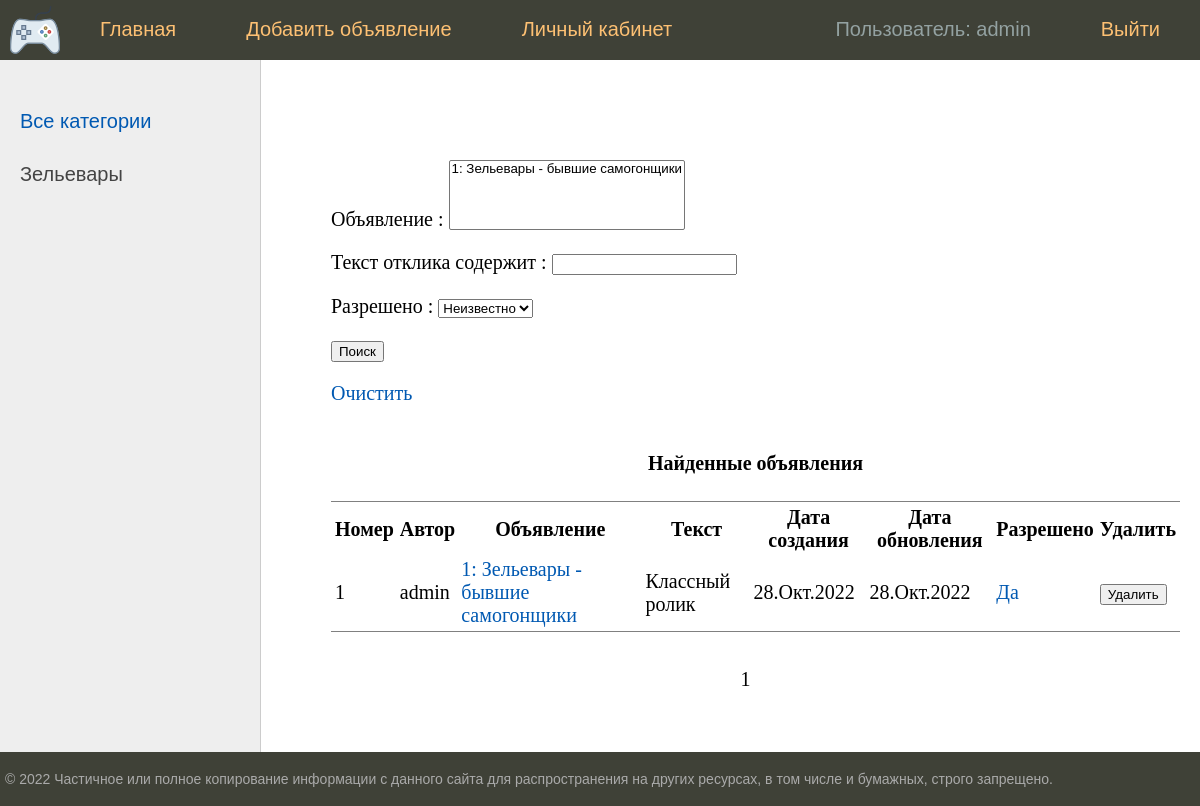
/lk/ (signed in), run on an earlier commit of the app's database.
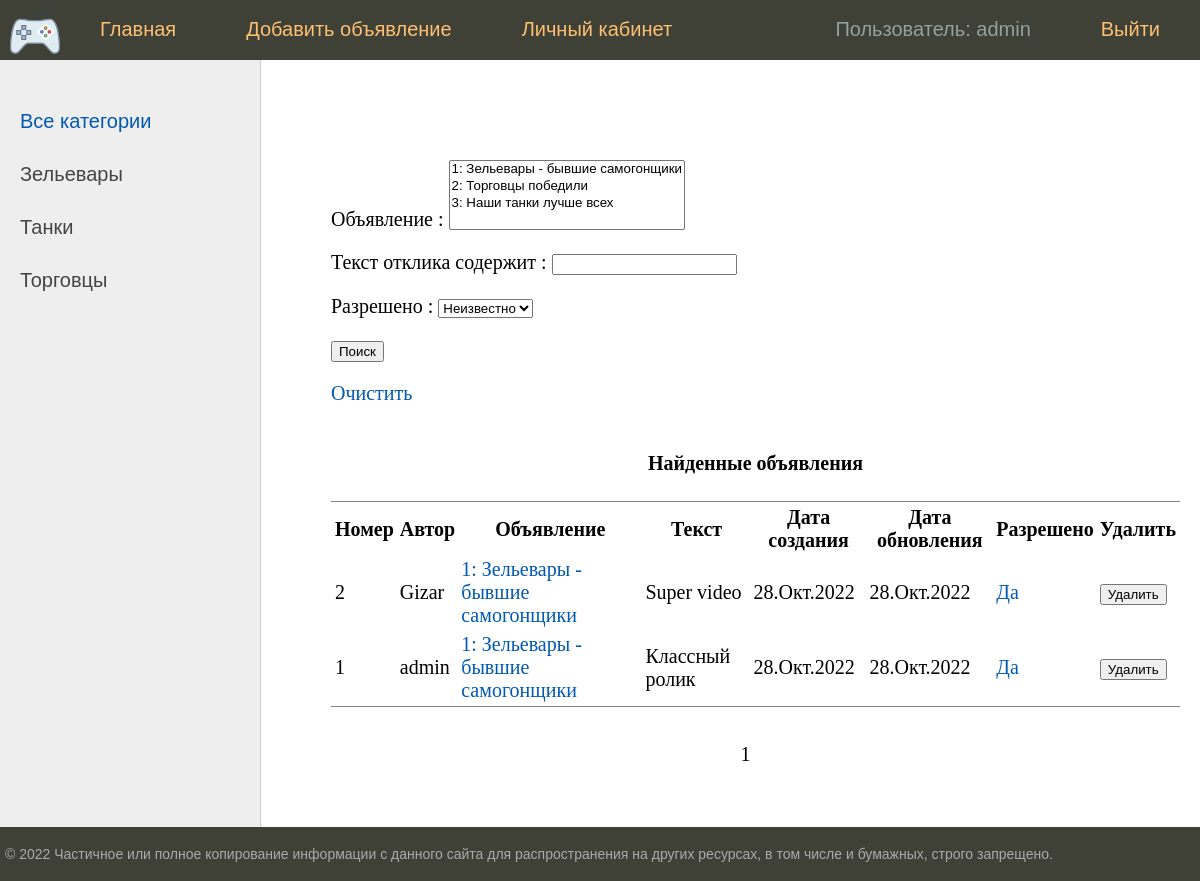
And on a later commit of the database.
### bboard/models.py (models this page shows, shortened)
class Category(models.Model):
    name = models.CharField(
        max_length=64,
        unique=True,
        verbose_name='Категория',
        help_text='Имя категории длинной не более 64 символов ',
    )
    slug = models.SlugField(max_length=255, unique=True, db_index=True, verbose_name="URL")
    def get_absolute_url(self):
        return reverse('category', kwargs={'cat_slug': self.slug})
    class Meta:
        verbose_name = 'Категория'
        verbose_name_plural = 'Категории'

class Reply(models.Model):
    user = models.ForeignKey('User', on_delete=models.CASCADE, verbose_name="Пользователь")
    post = models.ForeignKey('Post', on_delete=models.CASCADE, verbose_name="Пост")
    time_create = models.DateTimeField(auto_now_add=True)
    time_update = models.DateTimeField(auto_now=True)
    text = models.TextField(blank=True, verbose_name="Текс")
    is_approved = models.BooleanField(default=False, verbose_name="Разрешено")
    class Meta:
        verbose_name = 'Отклик'
        verbose_name_plural = 'Отклики'

class User(AbstractUser):
    email = models.EmailField(
        _("email address"),
        unique=True
    )
    email_verify = models.BooleanField(default=False)
    USERNAME_FIELD = "email"
    REQUIRED_FIELDS = ["username"]
    def __str__(self):
        return f'{self.username}'
    class Meta:
        verbose_name = 'Пользователь'
        verbose_name_plural = 'Пользователи'

class Post(models.Model):
    title = models.CharField(max_length=255, verbose_name="Заголовок")
    content = RichTextUploadingField(blank=True, default='', verbose_name="Текст")
    category = models.ForeignKey('Category', on_delete=models.PROTECT, verbose_name="Категория")
    user = models.ForeignKey('User', on_delete=models.CASCADE, verbose_name="Пользователь")
    photo = models.ImageField(upload_to="photos/%Y/%m/%d/", verbose_name="Фото заголовка", blank=True, null=True)
    time_create = models.DateTimeField(auto_now_add=True)
    time_update = models.DateTimeField(auto_now=True)
    is_created = models.BooleanField(default=True)
    slug = models.SlugField(max_length=255, unique=True, db_index=True, verbose_name="URL")
    is_published = models.BooleanField(default=True, verbose_name="Опубликовать")
    def __str__(self):
        return f"{self.id}: {self.title}"
    def get_absolute_url(self):
        return reverse('post', kwargs={'slug': self.slug}) # for view
    class Meta:
        verbose_name = 'Объявление'
        verbose_name_plural = 'Объявления'

### bboard/views.py (the view)
# urls.py: path('lk/', RepliesListSearchView.as_view(), name='replies_list_search'),
class RepliesListSearchView(DataMixin, ListView):
    model = Reply
    ordering = '-time_create'
    template_name = 'replies_search.html'
    context_object_name = 'finded_replies'
    paginate_by = 5 # Переопределим
    def get_queryset(self):
        queryset = super().get_queryset()
        queryset = queryset.filter(post__user=self.request.user)
        self.filterset = PostFilter(self.request.GET, queryset)
        return self.filterset.qs
    def get_context_data(self, **kwargs):
        context = super().get_context_data()
        context['filterset'] = self.filterset
        c_def = self.get_user_context(title="Поиск откликов:")
        context = dict(list(context.items()) + list(c_def.items()))
        return context

### bboard/utils.py (called while the page is built)
    def get_user_context(self, **kwargs):
        context = kwargs
        categories =  Category.objects.annotate(Count('post'))
        user_menu = menu.copy()
        if not self.request.user.is_authenticated:
            for i in range(3):
                user_menu.pop(1)
        else:
            user_menu.pop(4)
        context['menu'] = user_menu
        context['categories'] = categories
        if 'cat_selected' not in context:
            context['cat_selected'] = 0
        return context

### bboard/templates/bboard/replies_search.html (shortened to what this page needs)
{% extends 'base.html' %}
{% block content %}
<form action="" method="get">
    {{ filterset.form.as_p }}
    <input type="submit" value="Поиск" />
</form>
 <p><a href="{% url 'replies_list_search' %}">Очистить</a></p>
{% if finded_replies %}
    <table cellpadding="2" frame="hsides">
        <caption align="top"> <h4>Найденные объявления</h4></caption>
        <tr>
            <th>Номер</th>
            <th>Автор</th>
            <th>Объявление</th>
            <th>Текст</th>
            <th>Дата создания</th>
            <th>Дата обновления</th>
            <th>Разрешено</th>
            <th>Удалить</th>
        </tr>
        {% for reply in finded_replies %}
        <tr>
            <td align="left">{{ reply.pk }}</td>
            <td align="left">{{ reply.user }}</td>
            <td align="left"><a href="{{ reply.post.get_absolute_url }}">{{ reply.post }}</a></td>
            <td align="left">{{ reply.text }}</td>
            <td>{{ reply.time_create|date:'d.M.Y' }}</td>
            <td>{{ reply.time_update|date:'d.M.Y' }}</td>
            <td>
                {% if reply.is_approved %}
                    <a href="{% url 'change_approved' reply.pk %}" title = 'Нажми, чтобы изменить значение на "Нет"'>Да</a>
                {% else %}
                    <a href="{% url 'change_approved' reply.pk %}" title = 'Нажми, чтобы изменить значение на "Да"'>Нет</a>
                {% endif%}
            </td>
            <td>
                <form action="{% url 'reply_delete' reply.pk %}" method="delete">
                    <button>Удалить</button>
                </form>
            </td>
        </tr>
        {% endfor %}
    </table>
{% else %}
    <h3>Ничего не найдено</h3>
{% endif %}
{% endblock content %}

### templates/base.html (shortened to what this page needs)
<!DOCTYPE html>
<html>
<head>
	{% load static %}
	{% load bboard_tags %}
	<link type="text/css" href="{% static 'bboard/css/styles.css' %}" rel="stylesheet" />
</head>
<body>
	<table class="table-page" border=0 cellpadding="0" cellspacing="0">
	<tr><td valign=top>
	{% block mainmenu %}
			<div class="header">
				<ul id="mainmenu" class="mainmenu">
					<li class="logo"><a href="{% url 'home' %}"><div class="logo"></div></a></li>
					{% for m in menu %}
						{% if not forloop.last %}
							<li><a href="{% url m.url_name %}">{{ m.title }}</a></li>
						{% else %}
							<li class="last"><a href="{% url m.url_name %}">{{ m.title }}</a></li>
						{% endif %}
					{% endfor %}
					{% if user.is_authenticated %}
						<li class="last" style="color: #93a1a1 ">Пользователь: {{ user }}</li>
					{% else %}
						<li class="last"><a href="{% url 'register' %}">Зарегистрироваться</a></li>
					{% endif %}
				</ul>
			</div>
	{% endblock mainmenu %}
	<table class="table-content" border=0 cellpadding="0" cellspacing="0">
	<tr>
		<td valign="top" class="left-chapters">
		<ul id="leftchapters">
			{% if cat_selected == 0 %}
				<li class="selected">Все категории</li>
			{% else %}
				<li><a href="{% url 'home' %}">Все категории</a></li>
			{% endif %}
			{% for c in categories %}
			{% if c.post__count > 0 %}
					{% if c.pk == cat_selected %}
						<li class="selected">{{c.name}}</li>
					{% else %}
						<li><a href="{{ c.get_absolute_url }}">{{c.name}}</a></li>
					{% endif %}
			{% endif %}
			{% endfor %}
		</ul>
	</td>
	<td valign="top" class="content">
		<div class="content-text">
			{% block content %}
			{% endblock %}
			<nav class="list-pages">
				<ul>
					{% for p in paginator.page_range %}
							   {% if page_obj.number == p %}
					<li class="page-num page-num-selected">{{ p }}</li>
							   {% elif p >= page_obj.number|add:-2 and p <= page_obj.number|add:2  %}
					<li class="page-num">
						<a href="?page={{ p }}">{{ p }}</a>
					</li>
							   {% endif %}
					{% endfor %}
				</ul>
			</nav>
		</div>
	</td></tr></table>
	</td></tr>
	<tr><td valign=top>
		<div id="footer">
			<p>&copy; 2022 Частичное или полное копирование информации с данного сайта для распространения на других ресурсах, в том числе и бумажных, строго запрещено.</p>
		</div>
	</td></tr></table>
</body>
</html>

What changed in the data, as far as the page shows it:
now on this page (row unchanged): Category: name "Танки"
now on this page (row unchanged): Category: name "Торговцы"
added Reply: pk "2", user "Gizar", post "1: Зельевары - бывшие самогонщики", text "Super video", time_create "28.Окт.2022", time_update "28.Окт.2022", is_approved "Да"
Also different on the page:
form field for_post: "1: Зельевары - бывшие самогонщики" → "1: Зельевары - бывшие самогонщики / 2: Торговцы победили / 3: Наши танки лучше всех"
